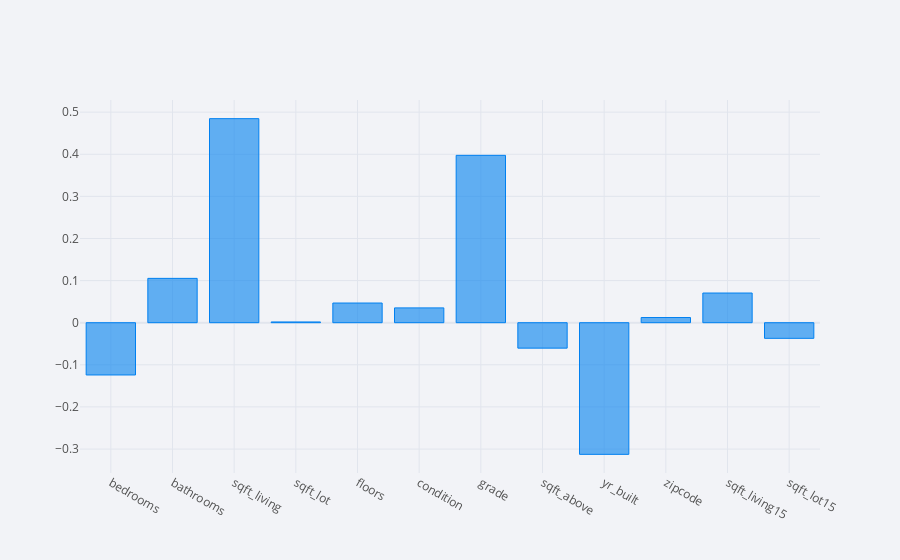

This figure's notebook cell:
### Code cell
std_coeff_sk.iplot(kind='bar')

### Figure 1 — Plotly figure (JSON) as saved in the notebook; plotly's stock layout.template omitted (floating-point values rounded to 4 significant figures)
{"data": [{"marker": {"color": "rgba(0, 128, 240, 0.6)", "line": {"color": "rgba(0, 128, 240, 1.0)", "width": 1}}, "name": "None", "orientation": "v", "text": "", "type": "bar", "x": ["bedrooms", "bathrooms", "sqft_living", "sqft_lot", "floors", "condition", "grade", "sqft_above", "yr_built", "zipcode", "sqft_living15", "sqft_lot15"], "y": [-0.1241, 0.1053, 0.4845, 0.001779, 0.04673, 0.0352, 0.3975, -0.0604, -0.3126, 0.01229, 0.07048, -0.03714]}], "layout": {"legend": {"bgcolor": "#F2F3F7", "font": {"color": "#505050"}}, "paper_bgcolor": "#F2F3F7", "plot_bgcolor": "#F2F3F7", "title": {"font": {"color": "#484848"}}, "xaxis": {"gridcolor": "#E1E5ED", "showgrid": true, "tickfont": {"color": "#505050"}, "title": {"font": {"color": "#505050"}, "text": ""}, "zerolinecolor": "#E1E5ED"}, "yaxis": {"gridcolor": "#E1E5ED", "showgrid": true, "tickfont": {"color": "#505050"}, "title": {"font": {"color": "#505050"}, "text": ""}, "zerolinecolor": "#E1E5ED"}}}
